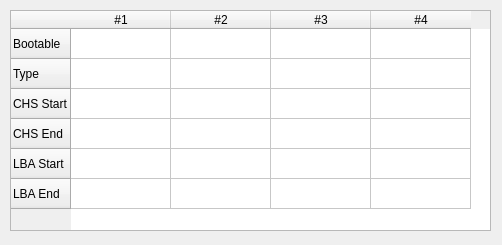
<?xml version="1.0" encoding="UTF-8"?>
<ui version="4.0">
 <class>Form</class>
 <widget class="QWidget" name="Form">
  <property name="geometry">
   <rect>
    <x>0</x>
    <y>0</y>
    <width>502</width>
    <height>245</height>
   </rect>
  </property>
  <property name="windowTitle">
   <string>Partition table</string>
  </property>
  <property name="locale">
   <locale language="English" country="UnitedStates"/>
  </property>
  <widget class="QTableWidget" name="tableWidget">
   <property name="geometry">
    <rect>
     <x>10</x>
     <y>10</y>
     <width>481</width>
     <height>221</height>
    </rect>
   </property>
   <property name="editTriggers">
    <set>QAbstractItemView::NoEditTriggers</set>
   </property>
   <property name="selectionMode">
    <enum>QAbstractItemView::NoSelection</enum>
   </property>
   <property name="selectionBehavior">
    <enum>QAbstractItemView::SelectColumns</enum>
   </property>
   <row>
    <property name="text">
     <string>Bootable</string>
    </property>
   </row>
   <row>
    <property name="text">
     <string>Type</string>
    </property>
   </row>
   <row>
    <property name="text">
     <string>CHS Start</string>
    </property>
   </row>
   <row>
    <property name="text">
     <string>CHS End</string>
    </property>
   </row>
   <row>
    <property name="text">
     <string>LBA Start</string>
    </property>
   </row>
   <row>
    <property name="text">
     <string>LBA End</string>
    </property>
   </row>
   <column>
    <property name="text">
     <string>#1</string>
    </property>
   </column>
   <column>
    <property name="text">
     <string>#2</string>
    </property>
   </column>
   <column>
    <property name="text">
     <string>#3</string>
    </property>
   </column>
   <column>
    <property name="text">
     <string>#4</string>
    </property>
   </column>
  </widget>
 </widget>
 <resources/>
 <connections/>
</ui>
